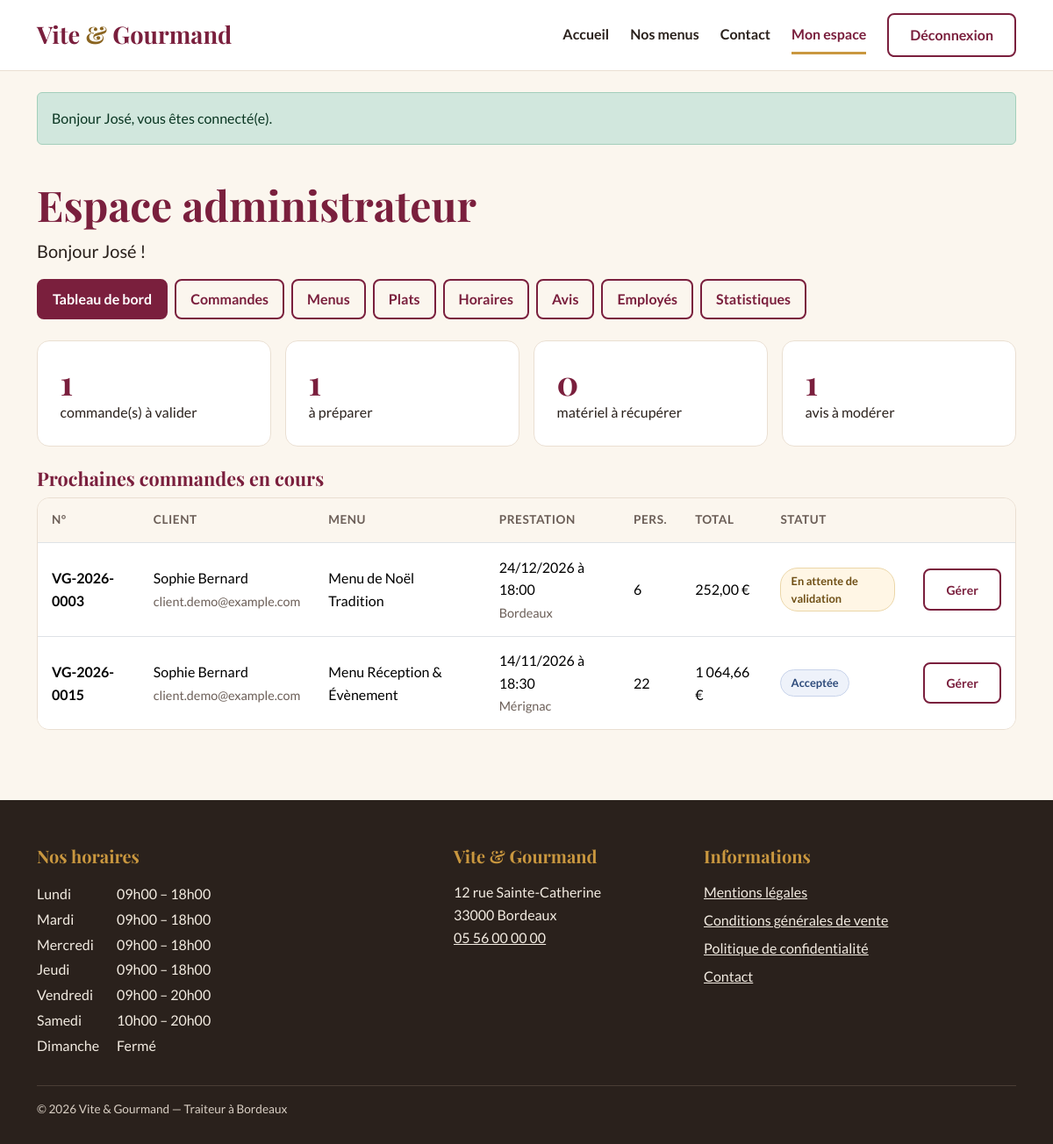
/admin (signed in), run on the app's committed database.
### tables this page shows
CREATE TABLE utilisateur (
    utilisateur_id  INT           NOT NULL AUTO_INCREMENT,
    email           VARCHAR(180)  NOT NULL,
    password        VARCHAR(255)  NOT NULL,
    nom             VARCHAR(50)   NOT NULL,
    prenom          VARCHAR(50)   NOT NULL,
    telephone       VARCHAR(20)   NULL,
    ville           VARCHAR(80)   NULL,
    pays            VARCHAR(50)   NULL DEFAULT 'France',
    adresse_postale VARCHAR(255)  NULL,
    role_id         INT           NOT NULL,
    actif           BOOLEAN       NOT NULL DEFAULT TRUE,
    date_creation   DATETIME      NOT NULL DEFAULT CURRENT_TIMESTAMP,
    PRIMARY KEY (utilisateur_id),
    UNIQUE KEY uk_utilisateur_email (email),
    CONSTRAINT fk_utilisateur_role FOREIGN KEY (role_id) REFERENCES role (role_id)
);

CREATE TABLE commande (
    commande_id              INT            NOT NULL AUTO_INCREMENT,
    numero_commande          VARCHAR(20)    NOT NULL,
    utilisateur_id           INT            NOT NULL,
    menu_id                  INT            NOT NULL,
    date_commande            DATETIME       NOT NULL DEFAULT CURRENT_TIMESTAMP,
    date_prestation          DATE           NOT NULL,
    heure_livraison          TIME           NOT NULL,
    adresse_prestation       VARCHAR(255)   NOT NULL,
    ville_prestation         VARCHAR(80)    NOT NULL,
    distance_km              DECIMAL(6,2)   NOT NULL DEFAULT 0,
    nombre_personne          INT            NOT NULL,
    prix_menu                DECIMAL(10,2)  NOT NULL,
    remise                   DECIMAL(10,2)  NOT NULL DEFAULT 0,
    prix_livraison           DECIMAL(10,2)  NOT NULL DEFAULT 0,
    prix_total               DECIMAL(10,2)  NOT NULL,
    statut                   ENUM('en_attente','accepte','en_preparation','en_cours_livraison',
                                  'livre','attente_retour_materiel','terminee','annulee')
                             NOT NULL DEFAULT 'en_attente',
    pret_materiel            BOOLEAN        NOT NULL DEFAULT FALSE,
    restitution_materiel     BOOLEAN        NOT NULL DEFAULT FALSE,
    motif_annulation         TEXT           NULL,
    mode_contact_annulation  ENUM('telephone','mail') NULL,
    PRIMARY KEY (commande_id),
    UNIQUE KEY uk_commande_numero (numero_commande),
    KEY idx_commande_statut (statut),
    CONSTRAINT fk_commande_utilisateur FOREIGN KEY (utilisateur_id) REFERENCES utilisateur (utilisateur_id),
    CONSTRAINT fk_commande_menu        FOREIGN KEY (menu_id)        REFERENCES menu (menu_id),
    CONSTRAINT ck_commande_nb_personne CHECK (nombre_personne >= 1)
);

CREATE TABLE menu (
    menu_id                  INT            NOT NULL AUTO_INCREMENT,
    titre                    VARCHAR(100)   NOT NULL,
    description              TEXT           NOT NULL,
    nombre_personne_minimum  INT            NOT NULL,
    prix_par_personne        DECIMAL(8,2)   NOT NULL,
    conditions               TEXT           NULL,
    delai_commande_jours     INT            NOT NULL DEFAULT 0,   
    quantite_restante        INT            NOT NULL DEFAULT 0,
    theme_id                 INT            NOT NULL,
    regime_id                INT            NOT NULL,
    PRIMARY KEY (menu_id),
    CONSTRAINT fk_menu_theme  FOREIGN KEY (theme_id)  REFERENCES theme (theme_id),
    CONSTRAINT fk_menu_regime FOREIGN KEY (regime_id) REFERENCES regime (regime_id),
    CONSTRAINT ck_menu_nb_personne CHECK (nombre_personne_minimum >= 1),
    CONSTRAINT ck_menu_prix        CHECK (prix_par_personne >= 0),
    CONSTRAINT ck_menu_stock       CHECK (quantite_restante >= 0),
    CONSTRAINT ck_menu_delai       CHECK (delai_commande_jours >= 0)
);

CREATE TABLE horaire (
    horaire_id       INT          NOT NULL AUTO_INCREMENT,
    jour             VARCHAR(10)  NOT NULL,
    ordre            TINYINT      NOT NULL,
    heure_ouverture  TIME         NULL,
    heure_fermeture  TIME         NULL,
    PRIMARY KEY (horaire_id),
    UNIQUE KEY uk_horaire_jour (jour)
);

### templates/partials/gestion-tableau-commandes.php (the view, shortened to what the rows shown need)
<div class="table-responsive carte p-0">
    <table class="table table-vg mb-0">
        <thead>
            <tr>
                <th scope="col">N°</th>
                <th scope="col">Client</th>
                <th scope="col">Menu</th>
                <th scope="col">Prestation</th>
                <th scope="col">Pers.</th>
                <th scope="col">Total</th>
                <th scope="col">Statut</th>
                <th scope="col"><span class="visually-hidden">Actions</span></th>
            </tr>
        </thead>
        <tbody>
        <?php foreach ($commandes as $c): ?>
            <tr>
                <th scope="row"><?= e($c['numero_commande']) ?></th>
                <td><?= e($c['prenom'] . ' ' . $c['nom']) ?><br><small class="text-aide"><?= e($c['email']) ?></small></td>
                <td><?= e($c['menu_titre']) ?></td>
                <td><?= e(date('d/m/Y', strtotime($c['date_prestation']))) ?> à <?= e(substr($c['heure_livraison'], 0, 5)) ?><br><small class="text-aide"><?= e($c['ville_prestation']) ?></small></td>
                <td><?= (int) $c['nombre_personne'] ?></td>
                <td><?= prix($c['prix_total']) ?></td>
                <td><span class="statut statut-<?= e($c['statut']) ?>"><?= e(Commande::libelleStatut($c['statut'])) ?></span></td>
                <td><a class="btn btn-secondaire btn-sm" href="/employe/commande?id=<?= (int) $c['commande_id'] ?>">Gérer<span class="visually-hidden"> la commande <?= e($c['numero_commande']) ?></span></a></td>
            </tr>
        <?php endforeach; ?>
        </tbody>
    </table>
</div>

### templates/pages/gestion/tableau-de-bord.php (shortened to what the rows shown need)
<div class="container py-4 pb-5">
    <h1><?= e($titrePage) ?></h1>
    <p class="lead">Bonjour <?= e($u['prenom']) ?> !</p>
    <div class="row g-3 mb-4">
        <div class="col-6 col-md-3">
        </div>
        <div class="col-6 col-md-3">
        </div>
        <div class="col-6 col-md-3">
        </div>
        <div class="col-6 col-md-3">
        </div>
    </div>
    <h2 class="h3">Prochaines commandes en cours</h2>
    <?php if (!$prochaines): ?>
        <p>Aucune commande en cours.</p>
    <?php else: ?>
        <?php partial('gestion-tableau-commandes', ['commandes' => $prochaines]); ?>
    <?php endif; ?>
</div>

### templates/partials/footer.php (shortened to what the rows shown need)
<?php use App\Models\Horaire; $horaires = Horaire::tous(); ?>
<footer class="pied">
    <div class="container">
        <div class="row g-4">
            <div class="col-md-5">
                <h2 class="titre-pied">Nos horaires</h2>
                <table class="horaires">
                    <tbody>
                    <?php foreach ($horaires as $h): ?>
                        <tr>
                            <th scope="row"><?= e($h['jour']) ?></th>
                            <td>
                                <?= $h['heure_ouverture']
                                    ? e(Horaire::format($h['heure_ouverture'])) . ' – ' . e(Horaire::format($h['heure_fermeture']))
                                    : 'Fermé' ?>
                            </td>
                        </tr>
                    <?php endforeach; ?>
                    </tbody>
                </table>
            </div>
            <div class="col-md-3">
                <h2 class="titre-pied">Vite &amp; Gourmand</h2>
            </div>
            <div class="col-md-4">
                <h2 class="titre-pied">Informations</h2>
            </div>
        </div>
    </div>
</footer>

### data on the page
utilisateur: prenom "José"
commande: numero_commande "VG-2026-0003", utilisateur.nom "Sophie Bernard", utilisateur.email "client.demo@example.com", menu.titre "Menu de Noël Tradition", date_prestation "24/12/2026", heure_livraison "18:00", ville_prestation "Bordeaux", nombre_personne "6", prix_total "252,00 €", statut "En attente de validation"
commande: numero_commande "VG-2026-0015", utilisateur.nom "Sophie Bernard", utilisateur.email "client.demo@example.com", menu.titre "Menu Réception & Évènement", date_prestation "14/11/2026", heure_livraison "18:30", ville_prestation "Mérignac", nombre_personne "22", prix_total "1 064,66 €", statut "Acceptée"
horaire: jour "Lundi", heure_ouverture "09h00", heure_fermeture "18h00"
horaire: jour "Mardi", heure_ouverture "09h00", heure_fermeture "18h00"
horaire: jour "Mercredi", heure_ouverture "09h00", heure_fermeture "18h00"
horaire: jour "Jeudi", heure_ouverture "09h00", heure_fermeture "18h00"
horaire: jour "Vendredi", heure_ouverture "09h00", heure_fermeture "20h00"
horaire: jour "Samedi", heure_ouverture "10h00", heure_fermeture "20h00"
horaire: jour "Dimanche", shows "Fermé"

### other printed values
$m['message'] "Bonjour José, vous êtes connecté(e)."
$titrePage "Espace administrateur"
$libelle "Tableau de bord"
$libelle "Commandes"
$libelle "Menus"
$libelle "Plats"
$libelle "Horaires"
$libelle "Avis"
$libelle "Employés"
$libelle "Statistiques"
$compteurs['en_attente'] "1"
$compteurs['attente_retour_materiel'] "0"
$avisAttente "1"
